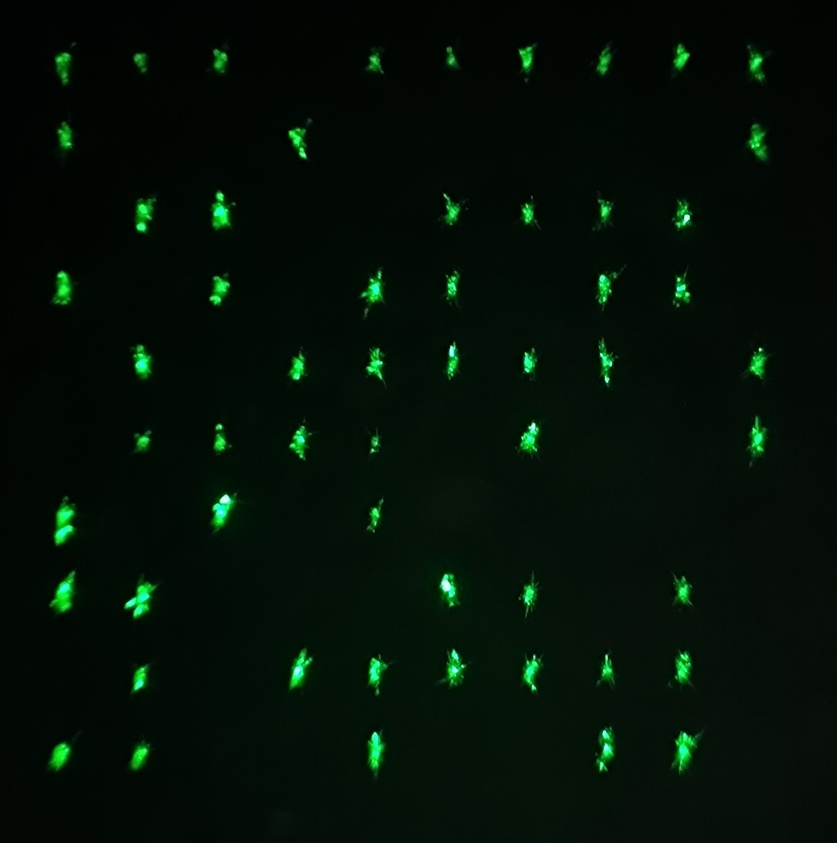
#> input picture 20240510_193624_.JPG, 837 x 843 px, shrunk from 1452 x 1464 before the run
$ jupyter execute --allow-errors notebook.ipynb
#> lines starting #> are read from the running program, lines starting #| are printed output that depends on the picture; after the words box and inside, x2 and y2 are one past the last pixel; in counts of white or black regions, pixels touching at a corner belong together
[cell 1]
import cv2
import matplotlib.pyplot as plt
import numpy as np

[cell 2]
img = cv2.imread("20240510_193624_.JPG")
#> img is the input picture: shape (843, 837, 3); mean B, G, R 6.7, 16.4, 3.6
plt.rcParams['figure.figsize'] = [8, 8]
plt.imshow(img)

[cell 3]
pt1 = np.array((45, 50))
rect_width = 132
rect_height = 132
pt2 = (pt1 + (rect_height, rect_width))
with_rect = cv2.rectangle(img.copy(), pt1=pt1, pt2=pt2, color=(255, 0, 0), thickness=3)

plt.imshow(with_rect)
plt.savefig('./plots/selected00.png')

[cell 4]
selected = img[pt1[1]:pt2[1], pt1[0]:pt2[0]]
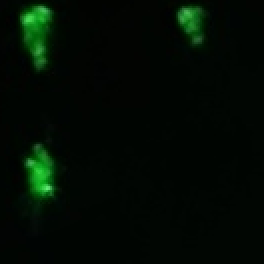
#> selected: shape (132, 132, 3) (shown 2 times larger); mean B, G, R 2.7, 11.2, 1.6
plt.imshow(selected)
plt.savefig('./plots/bigselected.png')

[cell 5]
rects = []
N = 10
M = 10
for i in range(N):
    for j in range(M):
        p1 = pt1 + (rect_height * j + 10, rect_width * i + 10)
        p2 = p1 + (rect_height - 10, rect_width - 10)
        rects.append(np.array((p1, p2)))

[cell 6]
grid_img = img.copy()
for points_pair in rects:
    grid_img = cv2.rectangle(grid_img, pt1=points_pair[0], pt2=points_pair[1], color=(255, 0, 0), thickness=3)
#> this loop made 100 passes
#> pass 1, `grid_img = cv2.rectangle(grid_img, pt1=points_pair[0], pt2=points_pair..`:
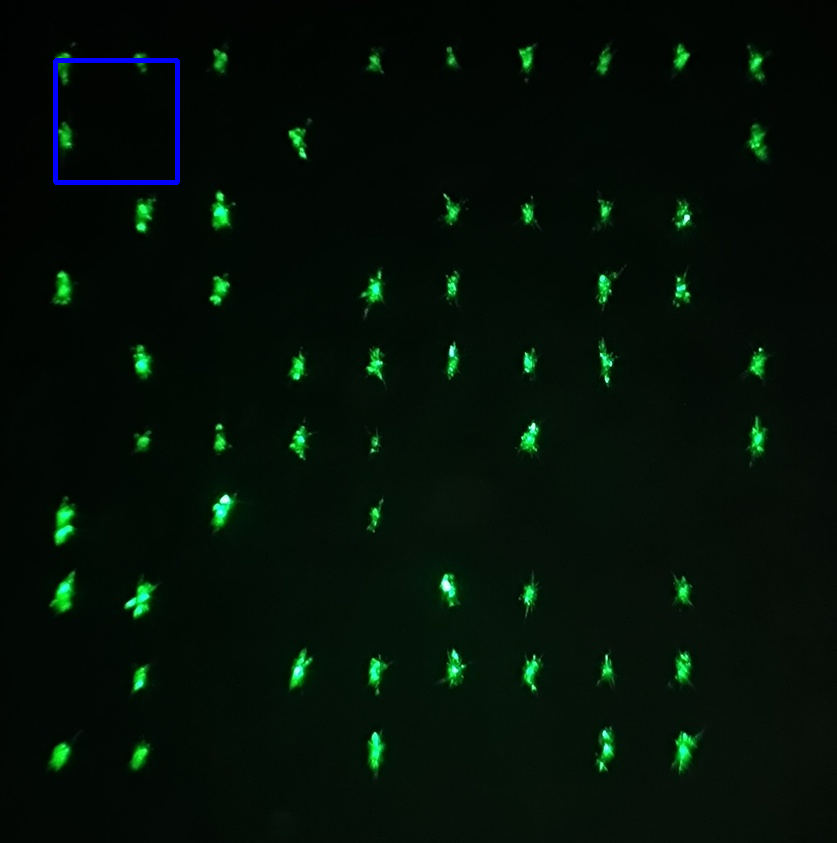
#> grid_img: shape (843, 837, 3); 0.34% of pixels changed, all inside (x1, y1, x2, y2) = (53, 58, 180, 185)
#> pass 2, `grid_img = cv2.rectangle(grid_img, pt1=points_pair[0], pt2=points_pair..`:
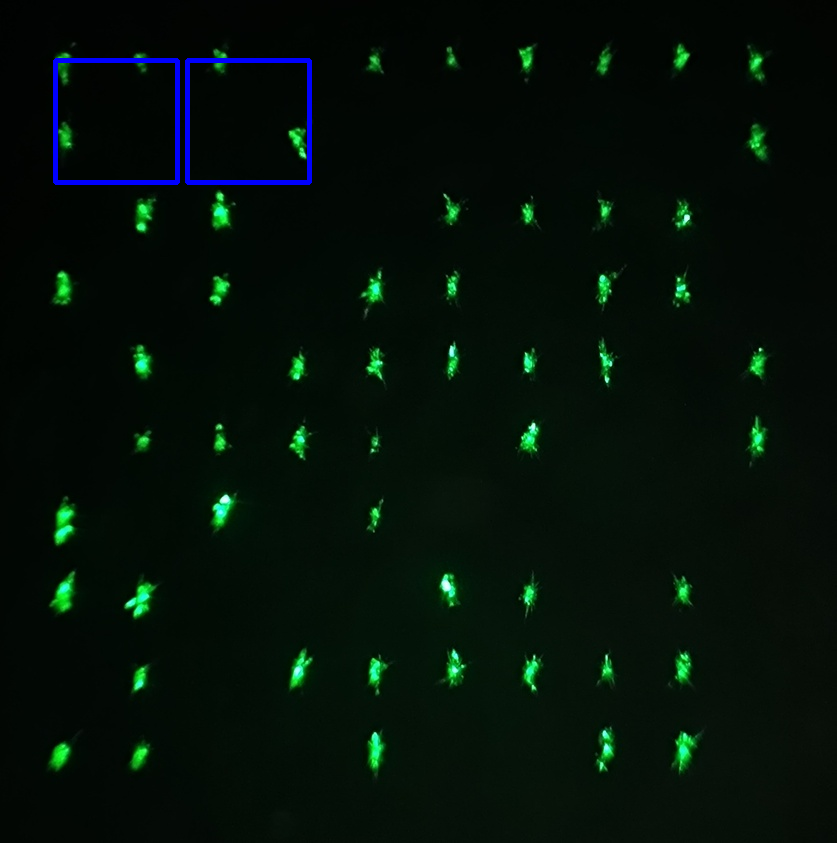
#> grid_img: shape (843, 837, 3); 0.34% of pixels changed, all inside (x1, y1, x2, y2) = (185, 58, 312, 185)
#> pass 3, `grid_img = cv2.rectangle(grid_img, pt1=points_pair[0], pt2=points_pair..`:
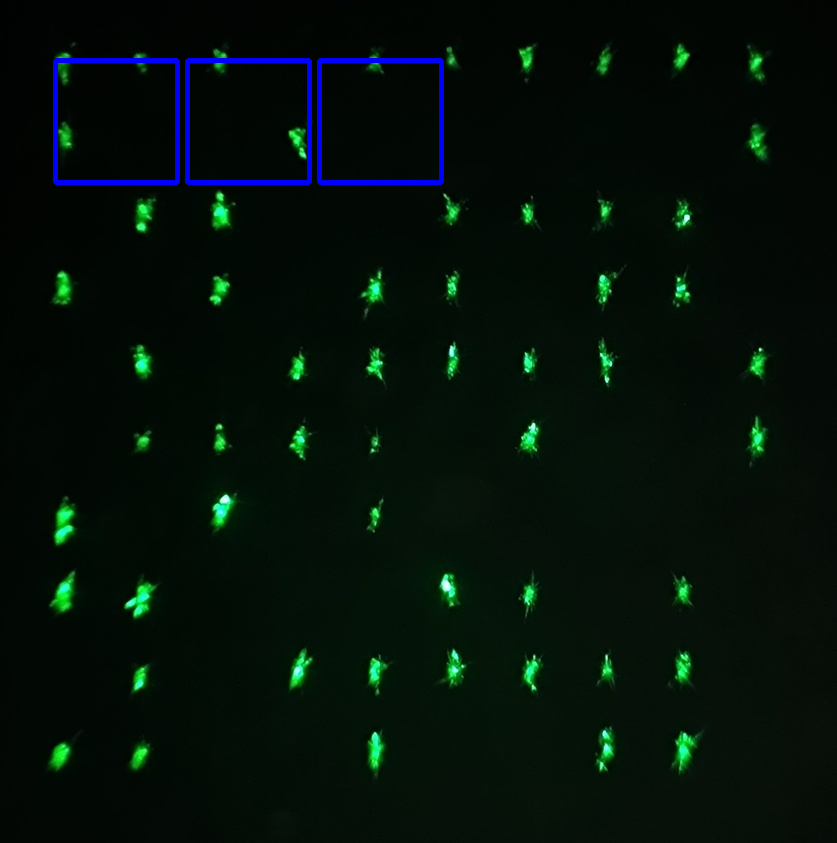
#> grid_img: shape (843, 837, 3); 0.34% of pixels changed, all inside (x1, y1, x2, y2) = (317, 58, 444, 185)
#> after the loop:
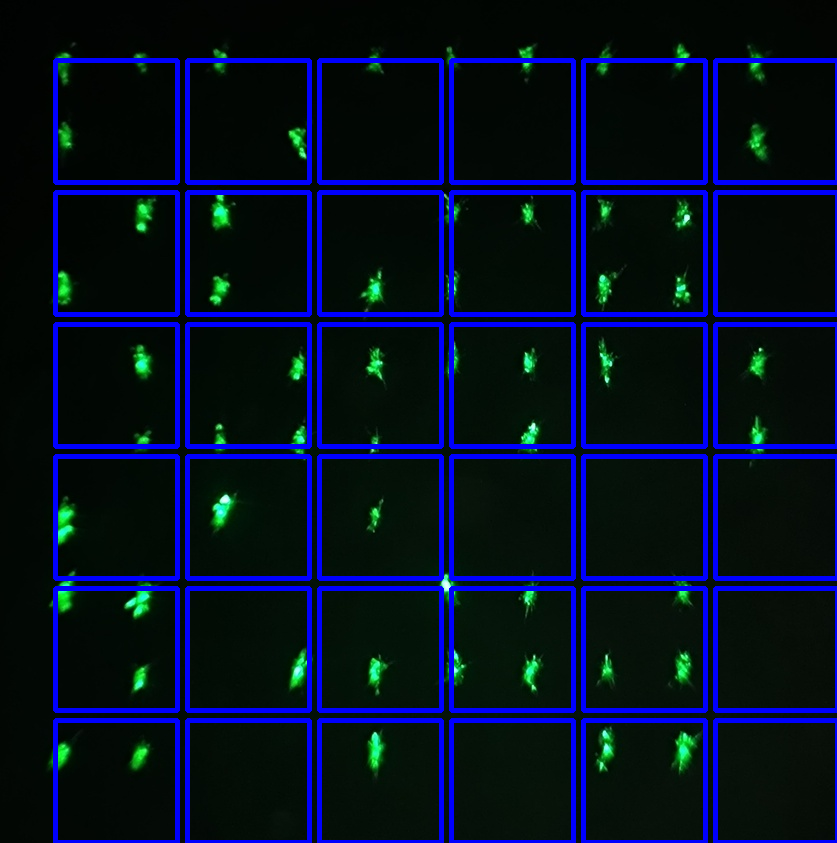
#> grid_img: shape (843, 837, 3); 10.83% of pixels changed, all inside (x1, y1, x2, y2) = (53, 58, 837, 843)
plt.imshow(grid_img)
plt.savefig('./plots/base_grid.png')

[cell 7]
images = [img[p1[1]:p2[1], p1[0]:p2[0]] for p1, p2 in rects]
#> images = 100 items

$ run again, with Mishe_beautiful.png saved as 20240510_193624_.JPG
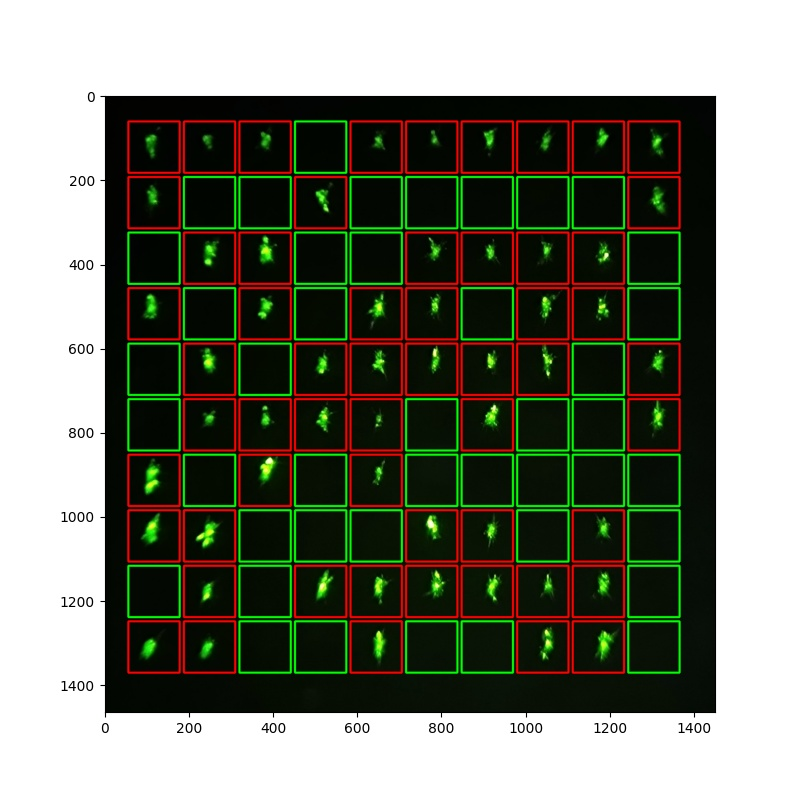
#> input picture Mishe_beautiful.png, 800 x 800 px
#> img is the input picture: shape (800, 800, 3); mean B, G, R 107.4, 120.4, 117.9
#> after the loop `for points_pair in rects:`:
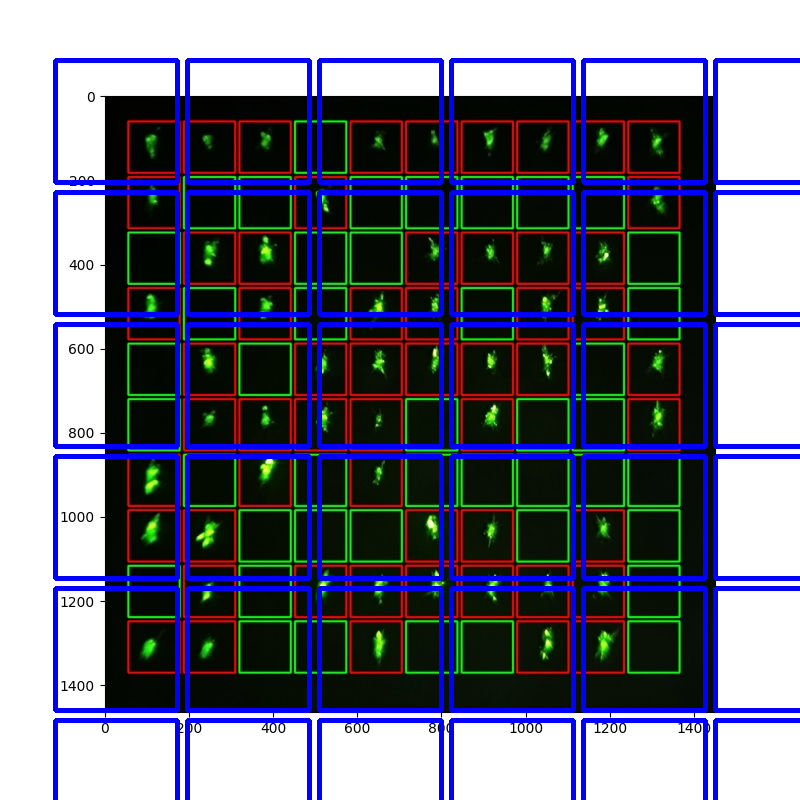
#> grid_img: shape (800, 800, 3); mean B, G, R 128, 109, 107
#> images = 100 items
